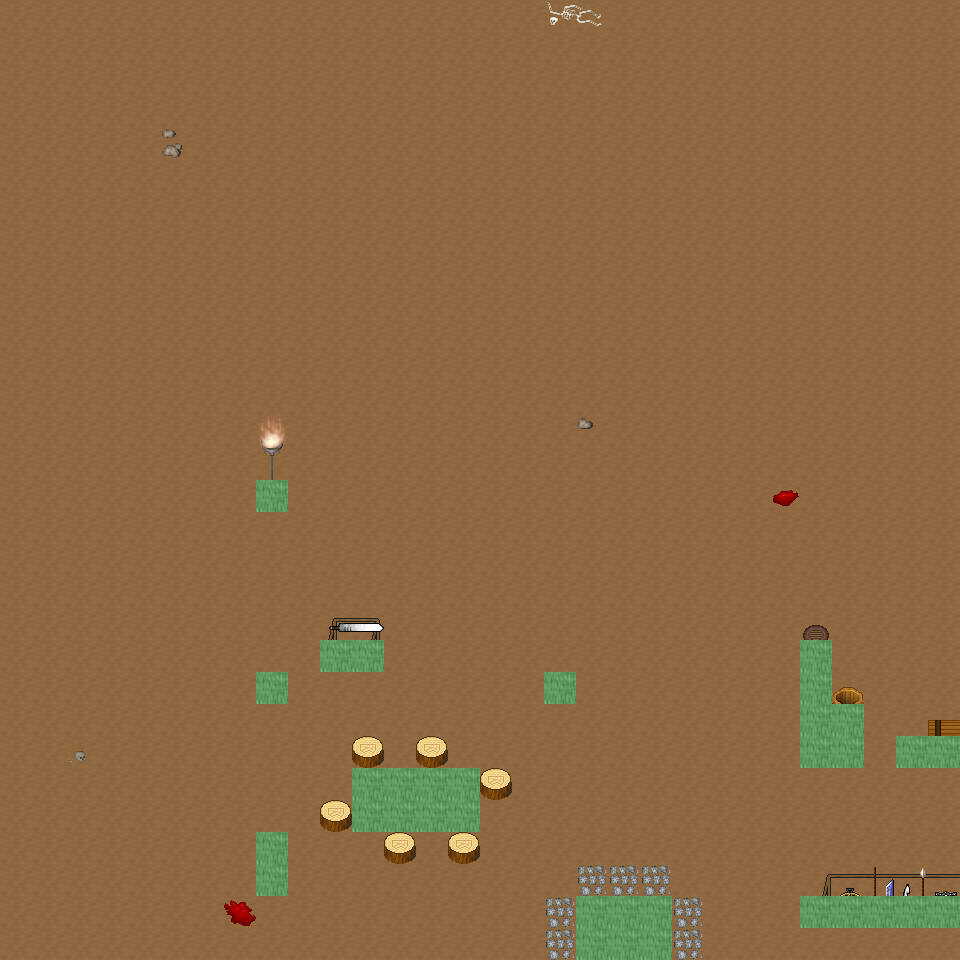

A level layout from a 2D game, rendered from its tile map. Below: a short description, then the map file with tile-grid data replaced by summaries:
An orthogonal 30x30 tile map with 32x32 px tiles, 6 tile layers (Ground, Object, Object2, Above, ...), 31 tilesets and 7 objects (7x mapExit).

<map version="1.0" orientation="orthogonal" renderorder="right-down" width="30" height="30" tilewidth="32" tileheight="32" nextobjectid="8">
  <tileset firstgid="1" name="tileset_ground_ground" tilewidth="32" tileheight="32" tilecount="33" columns="3">
    <image source="../drawable/tileset_ground_ground.png" width="96" height="352" />
  </tileset>
  <tileset firstgid="34" name="tileset_ground_ridge_earth_dark" tilewidth="32" tileheight="32" tilecount="96" columns="12">
    <image source="../drawable/tileset_ground_ridge_earth_dark.png" width="384" height="256" />
  </tileset>
  <tileset firstgid="130" name="tileset_furniture_light_iron_lamp" tilewidth="32" tileheight="32" tilecount="3" columns="1">
    <image source="../drawable/tileset_furniture_light_iron_lamp.png" width="32" height="96" />
  </tileset>
  <tileset firstgid="133" name="tileset_furniture_light_dark_torch" tilewidth="32" tileheight="32" tilecount="8" columns="2">
    <image source="../drawable/tileset_furniture_light_dark_torch.png" width="64" height="128" />
  </tileset>
  <tileset firstgid="141" name="tileset_furniture_light_flames" tilewidth="32" tileheight="32" tilecount="6" columns="6">
    <image source="../drawable/tileset_furniture_light_flames.png" width="192" height="32" />
  </tileset>
  <tileset firstgid="147" name="tileset_item_corpse_skeleton" tilewidth="32" tileheight="32" tilecount="4" columns="2">
    <image source="../drawable/tileset_item_corpse_skeleton.png" width="64" height="64" />
  </tileset>
  <tileset firstgid="151" name="tileset_item_blood_floor_stains_2" tilewidth="32" tileheight="32" tilecount="4" columns="2">
    <image source="../drawable/tileset_item_blood_floor_stains_2.png" width="64" height="64" />
  </tileset>
  <tileset firstgid="155" name="tileset_item_chest_large" tilewidth="32" tileheight="32" tilecount="8" columns="4">
    <image source="../drawable/tileset_item_chest_large.png" width="128" height="64" />
  </tileset>
  <tileset firstgid="163" name="tileset_item_armor_sword_rack" tilewidth="32" tileheight="32" tilecount="4" columns="2">
    <image source="../drawable/tileset_item_armor_sword_rack.png" width="64" height="64" />
  </tileset>
  <tileset firstgid="167" name="tileset_item_armor_weapons_rack" tilewidth="32" tileheight="32" tilecount="18" columns="9">
    <image source="../drawable/tileset_item_armor_weapons_rack.png" width="288" height="64" />
  </tileset>
  <tileset firstgid="185" name="tileset_item_pot_barrel_tall" tilewidth="32" tileheight="32" tilecount="2" columns="1">
    <image source="../drawable/tileset_item_pot_barrel_tall.png" width="32" height="64" />
  </tileset>
  <tileset firstgid="187" name="tileset_item_pot_pot_tall" tilewidth="32" tileheight="32" tilecount="2" columns="1">
    <image source="../drawable/tileset_item_pot_pot_tall.png" width="32" height="64" />
  </tileset>
  <tileset firstgid="189" name="tileset_ground_rock_pebbles" tilewidth="32" tileheight="32" tilecount="3" columns="1">
    <image source="../drawable/tileset_ground_rock_pebbles.png" width="32" height="96" />
  </tileset>
  <tileset firstgid="192" name="tileset_item_corpse_skull_dark" tilewidth="32" tileheight="32" tilecount="2" columns="2">
    <image source="../drawable/tileset_item_corpse_skull_dark.png" width="64" height="32" />
  </tileset>
  <tileset firstgid="194" name="tileset_ground_ladder_horizontal_dark" tilewidth="32" tileheight="32" tilecount="3" columns="1">
    <image source="../drawable/tileset_ground_ladder_horizontal_dark.png" width="32" height="96" />
  </tileset>
  <tileset firstgid="197" name="tileset_ground_fire_fire" tilewidth="32" tileheight="32" tilecount="27" columns="3">
    <image source="../drawable/tileset_ground_fire_fire.png" width="96" height="288" />
  </tileset>
  <tileset firstgid="224" name="tileset_ground_cobbled_paving" tilewidth="32" tileheight="32" tilecount="1" columns="1">
    <image source="../drawable/tileset_ground_cobbled_paving.png" width="32" height="32" />
  </tileset>
  <tileset firstgid="225" name="tileset_plant_stump_int_small_stump" tilewidth="32" tileheight="32" tilecount="1" columns="1">
    <image source="../drawable/tileset_plant_stump_int_small_stump.png" width="32" height="32" />
  </tileset>
  <tileset firstgid="226" name="tileset_furniture_table_tree_stump_table" tilewidth="32" tileheight="32" tilecount="4" columns="2">
    <image source="../drawable/tileset_furniture_table_tree_stump_table.png" width="64" height="64" />
  </tileset>
  <tileset firstgid="230" name="tileset_logic_collision" tilewidth="32" tileheight="32" tilecount="1" columns="1">
    <image source="../drawable/tileset_logic_collision.png" width="32" height="32" />
  </tileset>
  <tileset firstgid="231" name="tileset_ground_ladder_vertical_dark" tilewidth="32" tileheight="32" tilecount="3" columns="3">
    <image source="../drawable/tileset_ground_ladder_vertical_dark.png" width="96" height="32" />
  </tileset>
  <tileset firstgid="234" name="tileset_logic_creature_animal" tilewidth="32" tileheight="32" tilecount="32" columns="8">
    <image source="../drawable/tileset_logic_creature_animal.png" width="256" height="128" />
  </tileset>
  <tileset firstgid="266" name="tileset_logic_creature_human_barbarian" tilewidth="32" tileheight="32" tilecount="7" columns="7">
    <image source="../drawable/tileset_logic_creature_human_barbarian.png" width="224" height="32" />
  </tileset>
  <tileset firstgid="273" name="tileset_ground_ladder_steps" tilewidth="32" tileheight="32" tilecount="6" columns="3">
    <image source="../drawable/tileset_ground_ladder_steps.png" width="96" height="64" />
  </tileset>
  <tileset firstgid="279" name="tileset_logic_portal" tilewidth="32" tileheight="32" tilecount="24" columns="8">
    <image source="../drawable/tileset_logic_portal.png" width="256" height="96" />
  </tileset>
  <tileset firstgid="303" name="tileset_ground_earth_edges_yellowgreen" tilewidth="32" tileheight="32" tilecount="15" columns="5">
    <image source="../drawable/tileset_ground_earth_edges_yellowgreen.png" width="160" height="96" />
  </tileset>
  <tileset firstgid="318" name="tileset_plant_grasses" tilewidth="32" tileheight="32" tilecount="6" columns="3">
    <image source="../drawable/tileset_plant_grasses.png" width="96" height="64" />
  </tileset>
  <tileset firstgid="324" name="tileset_light_yellow_light_5x5" tilewidth="32" tileheight="32" tilecount="25" columns="5">
    <image source="../drawable/tileset_light_yellow_light_5x5.png" width="160" height="160" />
  </tileset>
  <tileset firstgid="349" name="tileset_light_dim_yellow_light_7x5" tilewidth="32" tileheight="32" tilecount="35" columns="7">
    <image source="../drawable/tileset_light_dim_yellow_light_7x5.png" width="224" height="160" />
  </tileset>
  <tileset firstgid="384" name="tileset_item_firewood" tilewidth="32" tileheight="32" tilecount="12" columns="3">
    <image source="../drawable/tileset_item_firewood.png" width="96" height="128" />
  </tileset>
  <tileset firstgid="396" name="tileset_logic_creature_insect" tilewidth="32" tileheight="32" tilecount="5" columns="5">
    <image source="../drawable/tileset_logic_creature_insect.png" width="160" height="32" />
  </tileset>
  <layer name="Ground" width="30" height="30">
    <data>[900 cells, 900 non-empty, 1 distinct tile ids]</data>
  </layer>
  <layer name="Object" width="30" height="30">
    <data>[900 cells, 49 non-empty, 28 distinct tile ids]</data>
  </layer>
  <layer name="Object2" width="30" height="30">
    <data>[900 cells, 11 non-empty, 6 distinct tile ids]</data>
  </layer>
  <layer name="Above" width="30" height="30">
    <data>[900 cells, 14 non-empty, 12 distinct tile ids]</data>
  </layer>
  <layer name="Above2" width="30" height="30">
    <data>[900 cells, 1 non-empty, 1 distinct tile ids]</data>
  </layer>
  <layer name="Walkable" width="30" height="30">
    <data>[900 cells, 34 non-empty, 1 distinct tile ids]</data>
  </layer>
  <objectgroup name="MapEvents">
    <object id="1" name="north" type="mapExit" x="0" y="0" width="960" height="32">
      <properties>
        <property name="map" value="level_0_x205_y8" />
        <property name="x" value="0" />
        <property name="y" value="28" />
      </properties>
    </object>
    <object id="2" name="south" type="mapExit" x="0" y="928" width="576" height="32">
      <properties>
        <property name="map" value="level_0_x205_y10" />
        <property name="x" value="0" />
        <property name="y" value="1" />
      </properties>
    </object>
    <object id="3" name="south2" type="mapExit" x="672" y="928" width="288" height="32">
      <properties>
        <property name="map" value="level_0_x205_y10" />
        <property name="x" value="21" />
        <property name="y" value="1" />
      </properties>
    </object>
    <object id="4" name="west" type="mapExit" x="0" y="0" width="32" height="960">
      <properties>
        <property name="map" value="level_0_x204_y9" />
        <property name="x" value="28" />
        <property name="y" value="0" />
      </properties>
    </object>
    <object id="5" name="east" type="mapExit" x="928" y="0" width="32" height="736">
      <properties>
        <property name="map" value="level_0_x206_y9" />
        <property name="x" value="1" />
        <property name="y" value="0" />
      </properties>
    </object>
    <object id="6" name="east2" type="mapExit" x="928" y="768" width="32" height="128">
      <properties>
        <property name="map" value="level_0_x206_y9" />
        <property name="x" value="1" />
        <property name="y" value="24" />
      </properties>
    </object>
    <object id="7" name="east3" type="mapExit" x="928" y="928" width="32" height="32">
      <properties>
        <property name="map" value="level_0_x206_y9" />
        <property name="x" value="1" />
        <property name="y" value="29" />
      </properties>
    </object>
  </objectgroup>
</map>
